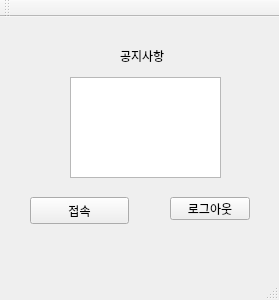
<?xml version="1.0" encoding="UTF-8"?>
<ui version="4.0">
 <class>MainWindow</class>
 <widget class="QMainWindow" name="MainWindow">
  <property name="geometry">
   <rect>
    <x>0</x>
    <y>0</y>
    <width>279</width>
    <height>300</height>
   </rect>
  </property>
  <property name="windowTitle">
   <string>MainWindow</string>
  </property>
  <widget class="QWidget" name="centralWidget">
   <widget class="QTextEdit" name="textEdit">
    <property name="geometry">
     <rect>
      <x>70</x>
      <y>60</y>
      <width>151</width>
      <height>101</height>
     </rect>
    </property>
   </widget>
   <widget class="QLabel" name="label">
    <property name="geometry">
     <rect>
      <x>120</x>
      <y>30</y>
      <width>67</width>
      <height>17</height>
     </rect>
    </property>
    <property name="text">
     <string>공지사항</string>
    </property>
   </widget>
   <widget class="QPushButton" name="connectButton">
    <property name="geometry">
     <rect>
      <x>30</x>
      <y>180</y>
      <width>99</width>
      <height>27</height>
     </rect>
    </property>
    <property name="text">
     <string>접속</string>
    </property>
   </widget>
   <widget class="QPushButton" name="pushButton">
    <property name="geometry">
     <rect>
      <x>170</x>
      <y>180</y>
      <width>80</width>
      <height>23</height>
     </rect>
    </property>
    <property name="text">
     <string>로그아웃</string>
    </property>
   </widget>
  </widget>
  <widget class="QMenuBar" name="menuBar">
   <property name="geometry">
    <rect>
     <x>0</x>
     <y>0</y>
     <width>279</width>
     <height>20</height>
    </rect>
   </property>
  </widget>
  <widget class="QToolBar" name="mainToolBar">
   <attribute name="toolBarArea">
    <enum>TopToolBarArea</enum>
   </attribute>
   <attribute name="toolBarBreak">
    <bool>false</bool>
   </attribute>
  </widget>
  <widget class="QStatusBar" name="statusBar"/>
 </widget>
 <layoutdefault spacing="6" margin="11"/>
 <resources/>
 <connections/>
</ui>
